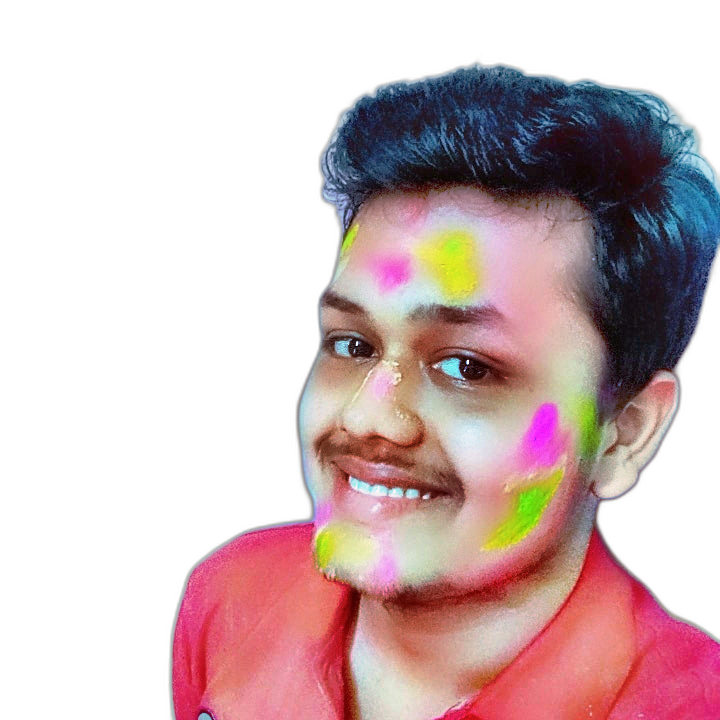
#> input picture source-prepped.png, 720 x 720 px, found by its file name
$ python make_ascii_svg.py
#> lines starting #> are read from the running program, lines starting #| are printed output that depends on the picture
#!/usr/bin/env python3
"""
make_ascii_svg.py - Convert image to animated ASCII art SVG
Reads source-prepped.png and outputs avi-ascii.svg
"""

import numpy as np
from PIL import Image, ImageEnhance, ImageFilter, ImageOps

# ===== CONFIG SECTION - TUNE THIS =====
INPUT_IMAGE = "source-prepped.png"
OUTPUT_SVG = "avi-ascii.svg"
WIDTH = 84
CONTRAST = 2.1
GAMMA = 1.18
WHITE_FLOOR = 20
STATIC = 0
BACKGROUND = "#111722"
TEXT_COLOR = "#d9d1d9"
ACCENT_COLOR = "#3fb950"
# ======================================

ASCII_CHARS = "@%#*+=-:. "


def brightness_to_ascii(brightness):
    index = int(brightness / 255 * (len(ASCII_CHARS) - 1))
    return ASCII_CHARS[index]


def image_to_ascii(image_path, width=84):
#> called with image_path = 'source-prepped.png', width = 84
    print(f"Loading image: {image_path}")
    img = Image.open(image_path).convert("L")
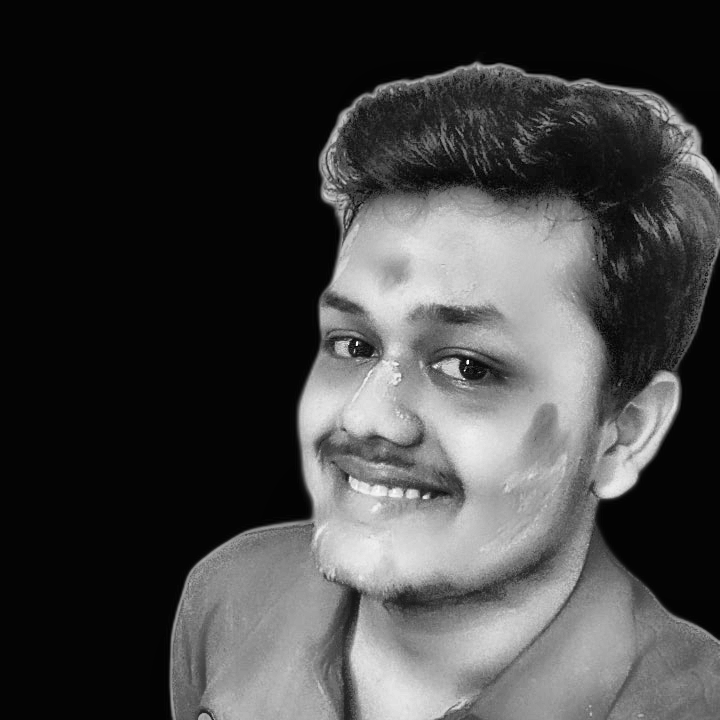
#> img: PIL image 720x720 L; min 2, max 252, mean 66.1
    img = ImageOps.autocontrast(img, cutoff=1)
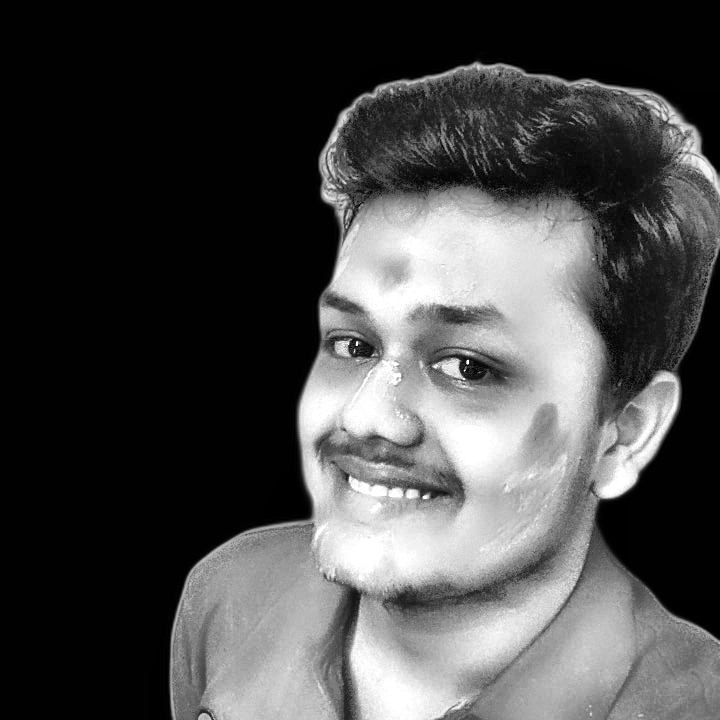
#> img: PIL image 720x720 L; min 0, max 255, mean 73.1
    img = img.filter(ImageFilter.UnsharpMask(radius=1.0, percent=140, threshold=2))

    if CONTRAST != 1.0:
        img = ImageEnhance.Contrast(img).enhance(CONTRAST)
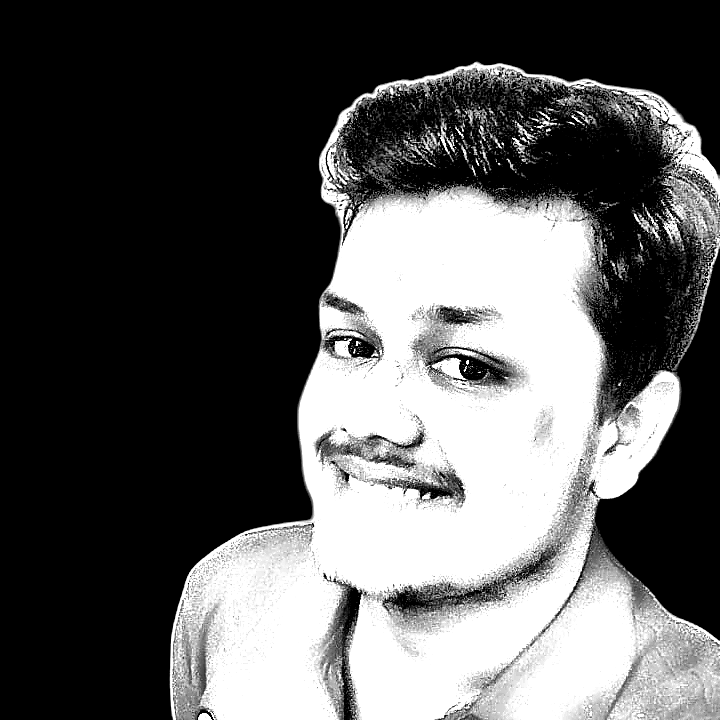
#> img: PIL image 720x720 L; min 0, max 255, mean 90.7

    if GAMMA != 1.0:
        img_array = np.array(img).astype(float)
        img_array = 255 * np.power(img_array / 255, 1 / GAMMA)
        img = Image.fromarray(img_array.astype(np.uint8))

    if WHITE_FLOOR > 0:
        img_array = np.array(img)
        img_array = np.maximum(img_array, WHITE_FLOOR)
        img = Image.fromarray(img_array)

    aspect_ratio = img.height / img.width
#> aspect_ratio = 1
    height = int(width * aspect_ratio * 0.58)
#> height = 48
    img = img.resize((width, height), Image.Resampling.LANCZOS)
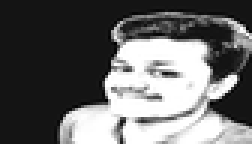
#> img: PIL image 84x48 L (shown 3 times larger); min 0, max 255, mean 103.4

    pixels = np.array(img)
    return ["".join(brightness_to_ascii(pixel) for pixel in row) for row in pixels]


def escape_xml(text):
    return (
        text.replace("&", "&amp;")
        .replace("<", "&lt;")
        .replace(">", "&gt;")
        .replace('"', "&quot;")
        .replace("'", "&apos;")
    )


def create_animated_svg(ascii_grid, output_file, static=False, input_image=INPUT_IMAGE):
    width = 840
    height = 905

    svg_lines = [
        f'<svg xmlns="http://www.w3.org/2000/svg" width="{int(width)}" height="{int(height)}" viewBox="0 0 {int(width)} {int(height)}" font-family="ui-monospace, SFMono-Regular, Menlo, Consolas, monospace">',
        '<defs><linearGradient id="bg" x1="0" y1="0" x2="0" y2="1"><stop offset="0" stop-color="#111722"/><stop offset="1" stop-color="#0d1117"/></linearGradient></defs>',
        f'<rect width="{int(width)}" height="{int(height)}" rx="12" fill="url(#bg)"/>',
        f'<rect x=".5" y=".5" width="{int(width) - 1}" height="{int(height) - 1}" rx="12" fill="none" stroke="#30363d"/>',
        f'<line x1="0" y1="30" x2="{int(width)}" y2="30" stroke="#30363d"/>',
        '<circle cx="20" cy="15" r="5" fill="#ff5f56"/>',
        '<circle cx="36" cy="15" r="5" fill="#ffbd2e"/>',
        '<circle cx="52" cy="15" r="5" fill="#27c93f"/>',
        f'<text x="{int(width) / 2:.1f}" y="19" fill="#7d8590" font-size="12" text-anchor="middle">aditya@github: ~$ ./portrait.sh</text>',
    ]

    for row_idx, row in enumerate(ascii_grid):
        y = 37 + row_idx * 13
        if y > 840:
            break
        clip_id = f"r{row_idx}"
        svg_lines.extend([
            f'<clipPath id="{clip_id}"><rect x="20" y="{y - 11}" height="15" width="0"><animate attributeName="width" from="0" to="800" begin="{row_idx * 0.05:.2f}s" dur="0.11s" fill="freeze"/></rect></clipPath>',
            f'<g clip-path="url(#{clip_id})"><text xml:space="preserve" x="20" y="{y}" fill="#c9d1d9" font-size="12.9" textLength="800" lengthAdjust="spacing">{escape_xml(row)}</text></g>',
            f'<rect y="{y - 11}" width="8" height="13" fill="#c9d1d9" opacity="0"><animate attributeName="x" from="20" to="820" begin="{row_idx * 0.05:.2f}s" dur="0.11s" fill="freeze"/><set attributeName="opacity" to=".85" begin="{row_idx * 0.05:.2f}s"/><set attributeName="opacity" to="0" begin="{row_idx * 0.05 + 0.11:.2f}s"/></rect>',
        ])

    svg_lines.extend([
        '<line x1="0" y1="862" x2="840" y2="862" stroke="#30363d"/>',
        '<text x="20" y="881" fill="#7d8590" font-size="13">aditya@github:~$ whoami <tspan fill="#c9d1d9">Aditya Mishra</tspan></text>',
        '</svg>',
    ])
    svg_content = "\n".join(svg_lines)

    with open(output_file, "w", encoding="utf-8") as f:
        f.write(svg_content)

    print(f"✓ Created: {output_file}")
    print(f"  Size: {int(width)}x{int(height)}px")
    print(f"  Rows: {len(ascii_grid)}")


if __name__ == "__main__":
    print(f"Converting {INPUT_IMAGE} to ASCII art...")
    ascii_grid = image_to_ascii(INPUT_IMAGE, WIDTH)
#> ascii_grid = 48 items
    print("\nCreating SVG...")
    create_animated_svg(ascii_grid, OUTPUT_SVG, static=STATIC)
#> the loop in create_animated_svg, `for row_idx, row in enumerate(ascii_grid):` made 48 passes
#> (y, clip_id) on passes 1 to 12: (37, 'r0'), (50, 'r1'), (63, 'r2'), (76, 'r3'), (89, 'r4'), (102, 'r5'), (115, 'r6'), (128, 'r7'), (141, 'r8'), (154, 'r9'), (167, 'r10'), (180, 'r11')
#> after the loop in create_animated_svg, `for row_idx, row in enumerate(ascii_grid):`: svg_lines = 153 items
#|   Rows: 48
    print("\n✓ Done! Preview with:")
    print(f"  Open {OUTPUT_SVG} in a browser")
